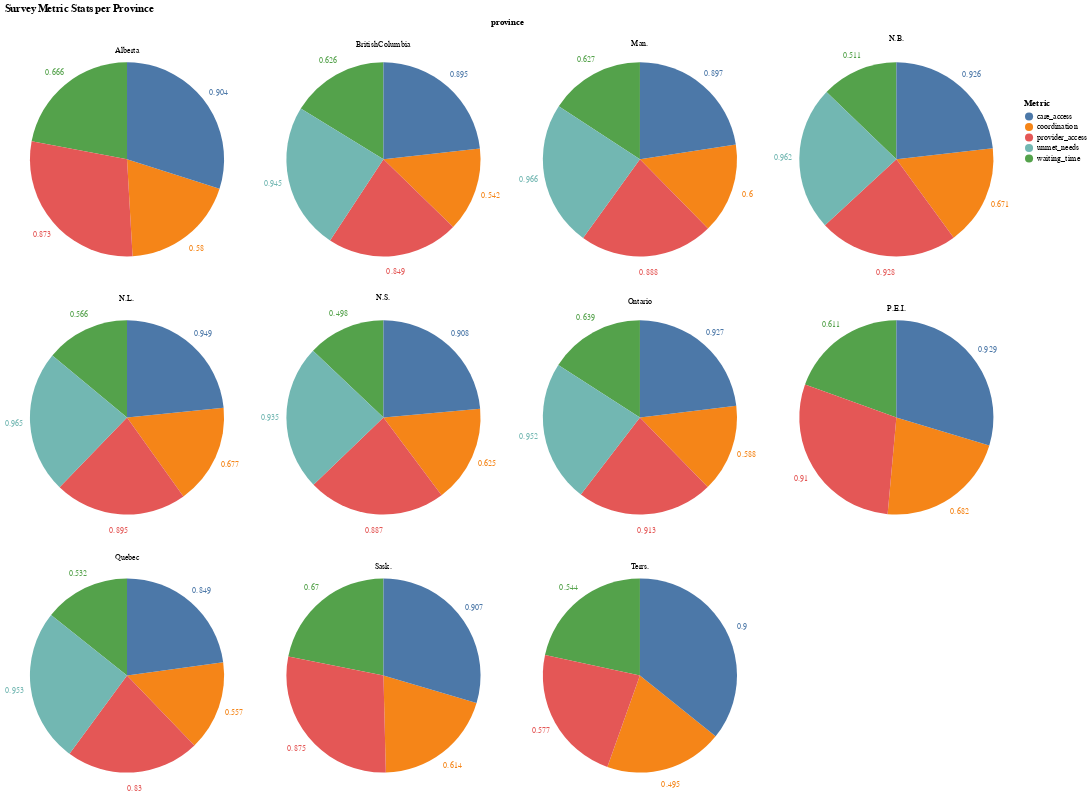

The code cell stored with this chart in its notebook:
### Code cell
pies = alt.Chart(viz2_df).mark_arc(outerRadius=120).encode(
    alt.Color("metric:N", title = 'Metric'),
    alt.Theta("value:Q").stack(True),
).properties(width=150,height=150
)

text = pies.mark_text(radius=140, size=10).encode(
    text="value:N")

piechart = pies + text

piechart.facet('province:N', columns=4, title='Survey Metric Stats per Province')

### Figure 1 — Vega-Lite specification as saved in the notebook (floating-point values rounded to 4 significant figures)
{"config": {"view": {"continuousWidth": 300, "continuousHeight": 300}}, "data": {"name": "data-61545736e5d74062a08bafb789ea9804"}, "facet": {"field": "province", "type": "nominal"}, "spec": {"layer": [{"mark": {"type": "arc", "outerRadius": 120}, "encoding": {"color": {"field": "metric", "title": "Metric", "type": "nominal"}, "theta": {"field": "value", "stack": true, "type": "quantitative"}}}, {"mark": {"type": "text", "radius": 140, "size": 10}, "encoding": {"color": {"field": "metric", "title": "Metric", "type": "nominal"}, "text": {"field": "value", "type": "nominal"}, "theta": {"field": "value", "stack": true, "type": "quantitative"}}}], "height": 150, "width": 150}, "columns": 4, "title": "Survey Metric Stats per Province", "$schema": "https://vega.github.io/schema/vega-lite/v5.20.1.json", "datasets": {"data-61545736e5d74062a08bafb789ea9804": [{"province": "Ontario", "metric": "coordination", "value": 0.588}, {"province": "N.B.", "metric": "coordination", "value": 0.671}, {"province": "BritishColumbia", "metric": "coordination", "value": 0.542}, {"province": "Man.", "metric": "coordination", "value": 0.6}, {"province": "P.E.I.", "metric": "coordination", "value": 0.682}, {"province": "N.S.", "metric": "coordination", "value": 0.625}, {"province": "Quebec", "metric": "coordination", "value": 0.557}, {"province": "Sask.", "metric": "coordination", "value": 0.614}, {"province": "Alberta", "metric": "coordination", "value": 0.58}, {"province": "N.L.", "metric": "coordination", "value": 0.677}, {"province": "Terrs.", "metric": "coordination", "value": 0.495}, {"province": "Ontario", "metric": "waiting_time", "value": 0.639}, {"province": "N.B.", "metric": "waiting_time", "value": 0.511}, {"province": "BritishColumbia", "metric": "waiting_time", "value": 0.626}, {"province": "Man.", "metric": "waiting_time", "value": 0.627}, {"province": "P.E.I.", "metric": "waiting_time", "value": 0.611}, {"province": "N.S.", "metric": "waiting_time", "value": 0.498}, {"province": "Quebec", "metric": "waiting_time", "value": 0.532}, {"province": "Sask.", "metric": "waiting_time", "value": 0.67}, {"province": "Alberta", "metric": "waiting_time", "value": 0.666}, {"province": "N.L.", "metric": "waiting_time", "value": 0.566}, {"province": "Terrs.", "metric": "waiting_time", "value": 0.544}, {"province": "Ontario", "metric": "care_access", "value": 0.927}, {"province": "N.B.", "metric": "care_access", "value": 0.926}, {"province": "BritishColumbia", "metric": "care_access", "value": 0.895}, {"province": "Man.", "metric": "care_access", "value": 0.897}, {"province": "P.E.I.", "metric": "care_access", "value": 0.929}, {"province": "N.S.", "metric": "care_access", "value": 0.908}, {"province": "Quebec", "metric": "care_access", "value": 0.849}, {"province": "Sask.", "metric": "care_access", "value": 0.907}, {"province": "Alberta", "metric": "care_access", "value": 0.904}, {"province": "N.L.", "metric": "care_access", "value": 0.949}, {"province": "Terrs.", "metric": "care_access", "value": 0.9}, {"province": "Ontario", "metric": "provider_access", "value": 0.913}, {"province": "N.B.", "metric": "provider_access", "value": 0.928}, {"province": "BritishColumbia", "metric": "provider_access", "value": 0.849}, {"province": "Man.", "metric": "provider_access", "value": 0.888}, {"province": "P.E.I.", "metric": "provider_access", "value": 0.91}, {"province": "N.S.", "metric": "provider_access", "value": 0.887}, {"province": "Quebec", "metric": "provider_access", "value": 0.83}, {"province": "Sask.", "metric": "provider_access", "value": 0.875}, {"province": "Alberta", "metric": "provider_access", "value": 0.873}, {"province": "N.L.", "metric": "provider_access", "value": 0.895}, {"province": "Terrs.", "metric": "provider_access", "value": 0.577}, {"province": "Ontario", "metric": "unmet_needs", "value": 0.952}, {"province": "N.B.", "metric": "unmet_needs", "value": 0.962}, {"province": "BritishColumbia", "metric": "unmet_needs", "value": 0.945}, {"province": "Man.", "metric": "unmet_needs", "value": 0.966}, {"province": "P.E.I.", "metric": "unmet_needs", "value": null}, {"province": "N.S.", "metric": "unmet_needs", "value": 0.935}, {"province": "Quebec", "metric": "unmet_needs", "value": 0.953}, {"province": "Sask.", "metric": "unmet_needs", "value": null}, {"province": "Alberta", "metric": "unmet_needs", "value": null}, {"province": "N.L.", "metric": "unmet_needs", "value": 0.965}, {"province": "Terrs.", "metric": "unmet_needs", "value": null}]}}
